Frame 1 (no input): blank canvas, image omitted
Frame 60 (no input): blank canvas, image omitted
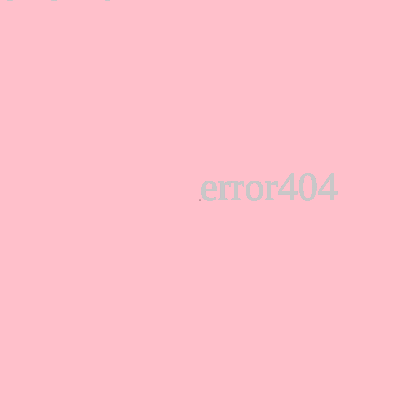
Frame 120 (the mouse pressed at the canvas centre since frame 60)

The p5.js sketch whose frames 1 and 60 were blank and that drew this single picture after the mouse press (run headless with seeded random() and noise() and a simulated clock; from frame 60 on, the mouse is pressed at the canvas centre):

// p5.js sketch
// ── sketch.js
function setup() {
  createCanvas(400, 400);
  background('pink');
  point(200, 200);        

}

function draw() {
  //ellipse(mouseX, mouseY, 10, 10);
  fill(200);
  textSize(40);
  textFont('Canterbury')
  text("error404", mouseX, mouseY);
  
}
